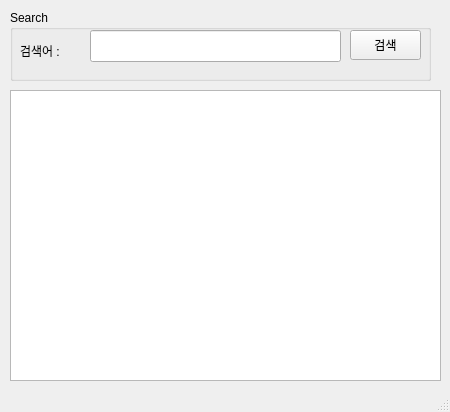
<?xml version="1.0" encoding="UTF-8"?>
<ui version="4.0">
 <class>MainWindow</class>
 <widget class="QMainWindow" name="MainWindow">
  <property name="geometry">
   <rect>
    <x>0</x>
    <y>0</y>
    <width>450</width>
    <height>412</height>
   </rect>
  </property>
  <property name="windowTitle">
   <string>네이버 검색</string>
  </property>
  <widget class="QWidget" name="centralwidget">
   <widget class="QGroupBox" name="groupBox">
    <property name="geometry">
     <rect>
      <x>10</x>
      <y>10</y>
      <width>421</width>
      <height>71</height>
     </rect>
    </property>
    <property name="title">
     <string>Search</string>
    </property>
    <property name="flat">
     <bool>false</bool>
    </property>
    <widget class="QLabel" name="label">
     <property name="geometry">
      <rect>
       <x>10</x>
       <y>30</y>
       <width>61</width>
       <height>22</height>
      </rect>
     </property>
     <property name="text">
      <string>검색어 :</string>
     </property>
    </widget>
    <widget class="QLineEdit" name="txtSearchWord">
     <property name="geometry">
      <rect>
       <x>80</x>
       <y>20</y>
       <width>251</width>
       <height>32</height>
      </rect>
     </property>
    </widget>
    <widget class="QPushButton" name="btnSearch">
     <property name="geometry">
      <rect>
       <x>340</x>
       <y>20</y>
       <width>71</width>
       <height>30</height>
      </rect>
     </property>
     <property name="text">
      <string>검색</string>
     </property>
    </widget>
   </widget>
   <widget class="QListView" name="lsvResult">
    <property name="geometry">
     <rect>
      <x>10</x>
      <y>90</y>
      <width>431</width>
      <height>291</height>
     </rect>
    </property>
   </widget>
  </widget>
  <widget class="QStatusBar" name="statusbar"/>
 </widget>
 <resources/>
 <connections/>
</ui>
